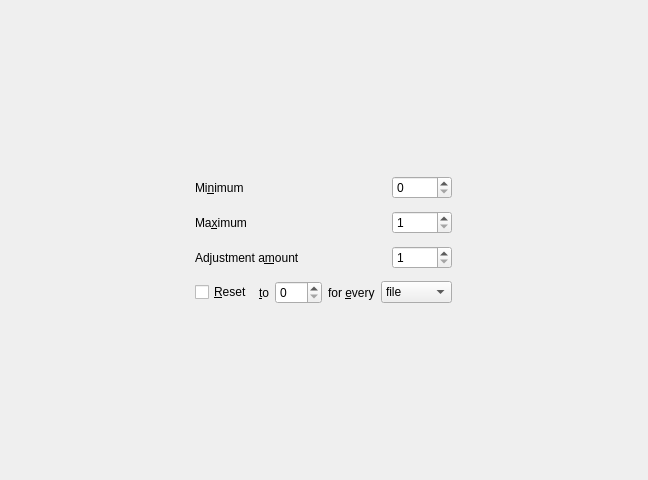
<?xml version="1.0" encoding="UTF-8"?>
<ui version="4.0">
 <class>KPlayerSettingsVolumePage</class>
 <widget class="QFrame" name="KPlayerSettingsVolumePage">
  <property name="geometry">
   <rect>
    <x>0</x>
    <y>0</y>
    <width>648</width>
    <height>480</height>
   </rect>
  </property>
  <property name="frameShape">
   <enum>QFrame::NoFrame</enum>
  </property>
  <property name="frameShadow">
   <enum>QFrame::Plain</enum>
  </property>
  <property name="lineWidth">
   <number>0</number>
  </property>
  <layout class="QGridLayout">
   <item row="0" column="0">
    <widget class="QFrame" name="frame4">
     <property name="sizePolicy">
      <sizepolicy hsizetype="Fixed" vsizetype="Fixed">
       <horstretch>0</horstretch>
       <verstretch>0</verstretch>
      </sizepolicy>
     </property>
     <property name="frameShape">
      <enum>QFrame::NoFrame</enum>
     </property>
     <property name="frameShadow">
      <enum>QFrame::Plain</enum>
     </property>
     <layout class="QGridLayout">
      <item row="0" column="0">
       <widget class="QLabel" name="l_volume_minimum">
        <property name="sizePolicy">
         <sizepolicy hsizetype="Minimum" vsizetype="Preferred">
          <horstretch>0</horstretch>
          <verstretch>0</verstretch>
         </sizepolicy>
        </property>
        <property name="toolTip">
         <string>Lower limit on the sound volume</string>
        </property>
        <property name="whatsThis">
         <string>Option to specify a lower limit on the sound volume setting.</string>
        </property>
        <property name="text">
         <string>Mi&amp;nimum</string>
        </property>
        <property name="alignment">
         <set>Qt::AlignLeading|Qt::AlignLeft|Qt::AlignVCenter</set>
        </property>
        <property name="wordWrap">
         <bool>false</bool>
        </property>
        <property name="buddy">
         <cstring>c_volume_minimum</cstring>
        </property>
       </widget>
      </item>
      <item row="0" column="1">
       <widget class="KIntSpinBox" name="c_volume_minimum">
        <property name="sizePolicy">
         <sizepolicy hsizetype="Fixed" vsizetype="Fixed">
          <horstretch>0</horstretch>
          <verstretch>0</verstretch>
         </sizepolicy>
        </property>
        <property name="maximumSize">
         <size>
          <width>60</width>
          <height>32767</height>
         </size>
        </property>
        <property name="toolTip">
         <string>Lower limit on the sound volume</string>
        </property>
        <property name="whatsThis">
         <string>Option to specify a lower limit on the sound volume setting.</string>
        </property>
        <property name="maximum">
         <number>99</number>
        </property>
       </widget>
      </item>
      <item row="1" column="0">
       <widget class="QLabel" name="l_volume_maximum">
        <property name="sizePolicy">
         <sizepolicy hsizetype="Minimum" vsizetype="Preferred">
          <horstretch>0</horstretch>
          <verstretch>0</verstretch>
         </sizepolicy>
        </property>
        <property name="toolTip">
         <string>Upper limit on the sound volume</string>
        </property>
        <property name="whatsThis">
         <string>Option to specify an upper limit on the sound volume setting.</string>
        </property>
        <property name="text">
         <string>Ma&amp;ximum</string>
        </property>
        <property name="alignment">
         <set>Qt::AlignLeading|Qt::AlignLeft|Qt::AlignVCenter</set>
        </property>
        <property name="wordWrap">
         <bool>false</bool>
        </property>
        <property name="buddy">
         <cstring>c_volume_maximum</cstring>
        </property>
       </widget>
      </item>
      <item row="1" column="1">
       <widget class="KIntSpinBox" name="c_volume_maximum">
        <property name="sizePolicy">
         <sizepolicy hsizetype="Fixed" vsizetype="Fixed">
          <horstretch>0</horstretch>
          <verstretch>0</verstretch>
         </sizepolicy>
        </property>
        <property name="maximumSize">
         <size>
          <width>60</width>
          <height>32767</height>
         </size>
        </property>
        <property name="toolTip">
         <string>Upper limit on the sound volume</string>
        </property>
        <property name="whatsThis">
         <string>Option to specify an upper limit on the sound volume setting.</string>
        </property>
        <property name="minimum">
         <number>1</number>
        </property>
        <property name="maximum">
         <number>100</number>
        </property>
       </widget>
      </item>
      <item row="2" column="0">
       <widget class="QLabel" name="l_volume_step">
        <property name="sizePolicy">
         <sizepolicy hsizetype="Minimum" vsizetype="Preferred">
          <horstretch>0</horstretch>
          <verstretch>0</verstretch>
         </sizepolicy>
        </property>
        <property name="toolTip">
         <string>Amount of adjustment to sound volume when using Increase/Decrease commands</string>
        </property>
        <property name="whatsThis">
         <string>Option to specify the amount by which to change sound volume when using Increase/Decrease Volume commands on Player/Audio menu or the corresponding keyboard shortcuts.</string>
        </property>
        <property name="text">
         <string>Adjustment a&amp;mount</string>
        </property>
        <property name="alignment">
         <set>Qt::AlignLeading|Qt::AlignLeft|Qt::AlignVCenter</set>
        </property>
        <property name="wordWrap">
         <bool>false</bool>
        </property>
        <property name="buddy">
         <cstring>c_volume_step</cstring>
        </property>
       </widget>
      </item>
      <item row="2" column="1">
       <widget class="KIntSpinBox" name="c_volume_step">
        <property name="sizePolicy">
         <sizepolicy hsizetype="Fixed" vsizetype="Fixed">
          <horstretch>0</horstretch>
          <verstretch>0</verstretch>
         </sizepolicy>
        </property>
        <property name="maximumSize">
         <size>
          <width>60</width>
          <height>32767</height>
         </size>
        </property>
        <property name="toolTip">
         <string>Amount of adjustment to sound volume when using Increase/Decrease commands</string>
        </property>
        <property name="whatsThis">
         <string>Option to specify the amount by which to change sound volume when using Increase/Decrease Volume commands on Player/Audio menu or the corresponding keyboard shortcuts.</string>
        </property>
        <property name="minimum">
         <number>1</number>
        </property>
        <property name="maximum">
         <number>100</number>
        </property>
       </widget>
      </item>
      <item row="3" column="0" colspan="2">
       <layout class="QHBoxLayout">
        <property name="spacing">
         <number>6</number>
        </property>
        <item>
         <widget class="QCheckBox" name="c_volume_reset">
          <property name="toolTip">
           <string>Reset volume to a specific setting for each new file or KPlayer session</string>
          </property>
          <property name="whatsThis">
           <string>Option to reset sound volume to a specific setting for each new file or KPlayer session.</string>
          </property>
          <property name="text">
           <string>&amp;Reset</string>
          </property>
         </widget>
        </item>
        <item>
         <widget class="QLabel" name="l_volume_to">
          <property name="sizePolicy">
           <sizepolicy hsizetype="Minimum" vsizetype="Preferred">
            <horstretch>0</horstretch>
            <verstretch>0</verstretch>
           </sizepolicy>
          </property>
          <property name="toolTip">
           <string>Reset volume to a specific setting for each new file or KPlayer session</string>
          </property>
          <property name="whatsThis">
           <string>Option to reset sound volume to a specific setting for each new file or KPlayer session.</string>
          </property>
          <property name="text">
           <string>&amp;to</string>
          </property>
          <property name="alignment">
           <set>Qt::AlignLeading|Qt::AlignLeft|Qt::AlignVCenter</set>
          </property>
          <property name="wordWrap">
           <bool>false</bool>
          </property>
          <property name="buddy">
           <cstring>c_volume_default</cstring>
          </property>
         </widget>
        </item>
        <item>
         <widget class="KIntSpinBox" name="c_volume_default">
          <property name="sizePolicy">
           <sizepolicy hsizetype="Fixed" vsizetype="Fixed">
            <horstretch>0</horstretch>
            <verstretch>0</verstretch>
           </sizepolicy>
          </property>
          <property name="maximumSize">
           <size>
            <width>60</width>
            <height>32767</height>
           </size>
          </property>
          <property name="toolTip">
           <string>Reset volume to a specific setting for each new file or KPlayer session</string>
          </property>
          <property name="whatsThis">
           <string>Option to reset sound volume to a specific setting for each new file or KPlayer session.</string>
          </property>
          <property name="maximum">
           <number>100</number>
          </property>
         </widget>
        </item>
        <item>
         <widget class="QLabel" name="l_volume_every">
          <property name="sizePolicy">
           <sizepolicy hsizetype="Minimum" vsizetype="Preferred">
            <horstretch>0</horstretch>
            <verstretch>0</verstretch>
           </sizepolicy>
          </property>
          <property name="toolTip">
           <string>Reset volume to a specific setting for each new file or KPlayer session</string>
          </property>
          <property name="whatsThis">
           <string>Option to reset sound volume to a specific setting for each new file or KPlayer session.</string>
          </property>
          <property name="text">
           <string>for &amp;every</string>
          </property>
          <property name="alignment">
           <set>Qt::AlignLeading|Qt::AlignLeft|Qt::AlignVCenter</set>
          </property>
          <property name="wordWrap">
           <bool>false</bool>
          </property>
          <property name="buddy">
           <cstring>c_volume_every</cstring>
          </property>
         </widget>
        </item>
        <item>
         <widget class="QComboBox" name="c_volume_every">
          <property name="toolTip">
           <string>Reset volume to a specific setting for each new file or KPlayer session</string>
          </property>
          <property name="whatsThis">
           <string>Option to reset sound volume to a specific setting for each new file or KPlayer session.</string>
          </property>
          <item>
           <property name="text">
            <string>file</string>
           </property>
          </item>
          <item>
           <property name="text">
            <string>session</string>
           </property>
          </item>
         </widget>
        </item>
       </layout>
      </item>
     </layout>
    </widget>
   </item>
  </layout>
 </widget>
 <layoutdefault spacing="12" margin="0"/>
 <customwidgets>
  <customwidget>
   <class>KIntSpinBox</class>
   <extends>QSpinBox</extends>
   <header>knuminput.h</header>
  </customwidget>
 </customwidgets>
 <resources/>
 <connections>
  <connection>
   <sender>c_volume_reset</sender>
   <signal>toggled(bool)</signal>
   <receiver>KPlayerSettingsVolumePage</receiver>
   <slot>resetChanged(bool)</slot>
   <hints>
    <hint type="sourcelabel">
     <x>185</x>
     <y>294</y>
    </hint>
    <hint type="destinationlabel">
     <x>20</x>
     <y>20</y>
    </hint>
   </hints>
  </connection>
  <connection>
   <sender>c_volume_minimum</sender>
   <signal>valueChanged(int)</signal>
   <receiver>KPlayerSettingsVolumePage</receiver>
   <slot>minimumVolumeValueChanged(int)</slot>
   <hints>
    <hint type="sourcelabel">
     <x>430</x>
     <y>189</y>
    </hint>
    <hint type="destinationlabel">
     <x>432</x>
     <y>43</y>
    </hint>
   </hints>
  </connection>
  <connection>
   <sender>c_volume_maximum</sender>
   <signal>valueChanged(int)</signal>
   <receiver>KPlayerSettingsVolumePage</receiver>
   <slot>maximumVolumeValueChanged(int)</slot>
   <hints>
    <hint type="sourcelabel">
     <x>448</x>
     <y>226</y>
    </hint>
    <hint type="destinationlabel">
     <x>485</x>
     <y>96</y>
    </hint>
   </hints>
  </connection>
 </connections>
 <slots>
  <slot>minimumVolumeValueChanged(int)</slot>
  <slot>maximumVolumeValueChanged(int)</slot>
 </slots>
</ui>
